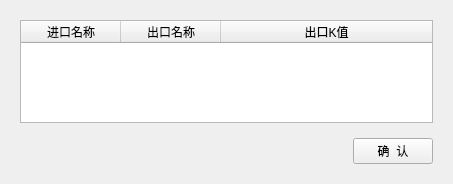
<?xml version="1.0" encoding="UTF-8"?>
<ui version="4.0">
 <class>tip_widget</class>
 <widget class="QWidget" name="tip_widget">
  <property name="geometry">
   <rect>
    <x>0</x>
    <y>0</y>
    <width>453</width>
    <height>184</height>
   </rect>
  </property>
  <property name="sizePolicy">
   <sizepolicy hsizetype="Expanding" vsizetype="Expanding">
    <horstretch>0</horstretch>
    <verstretch>0</verstretch>
   </sizepolicy>
  </property>
  <property name="windowTitle">
   <string>进出口命名及阻力设置</string>
  </property>
  <layout class="QVBoxLayout" name="verticalLayout">
   <property name="spacing">
    <number>15</number>
   </property>
   <property name="leftMargin">
    <number>20</number>
   </property>
   <property name="topMargin">
    <number>20</number>
   </property>
   <property name="rightMargin">
    <number>20</number>
   </property>
   <property name="bottomMargin">
    <number>20</number>
   </property>
   <item>
    <widget class="QTableWidget" name="rename_table">
     <property name="minimumSize">
      <size>
       <width>410</width>
       <height>75</height>
      </size>
     </property>
     <property name="contextMenuPolicy">
      <enum>Qt::CustomContextMenu</enum>
     </property>
     <property name="verticalScrollBarPolicy">
      <enum>Qt::ScrollBarAlwaysOff</enum>
     </property>
     <property name="horizontalScrollBarPolicy">
      <enum>Qt::ScrollBarAlwaysOff</enum>
     </property>
     <property name="rowCount">
      <number>0</number>
     </property>
     <property name="columnCount">
      <number>3</number>
     </property>
     <attribute name="horizontalHeaderCascadingSectionResizes">
      <bool>false</bool>
     </attribute>
     <attribute name="horizontalHeaderShowSortIndicator" stdset="0">
      <bool>false</bool>
     </attribute>
     <attribute name="horizontalHeaderStretchLastSection">
      <bool>true</bool>
     </attribute>
     <attribute name="verticalHeaderStretchLastSection">
      <bool>true</bool>
     </attribute>
     <column>
      <property name="text">
       <string>进口名称</string>
      </property>
     </column>
     <column>
      <property name="text">
       <string>出口名称</string>
      </property>
     </column>
     <column>
      <property name="text">
       <string>出口K值</string>
      </property>
     </column>
    </widget>
   </item>
   <item>
    <layout class="QHBoxLayout" name="horizontalLayout">
     <item>
      <spacer name="horizontalSpacer">
       <property name="orientation">
        <enum>Qt::Horizontal</enum>
       </property>
       <property name="sizeHint" stdset="0">
        <size>
         <width>304</width>
         <height>20</height>
        </size>
       </property>
      </spacer>
     </item>
     <item>
      <widget class="QPushButton" name="rename_btn">
       <property name="text">
        <string>确  认</string>
       </property>
      </widget>
     </item>
    </layout>
   </item>
  </layout>
 </widget>
 <resources/>
 <connections/>
</ui>
